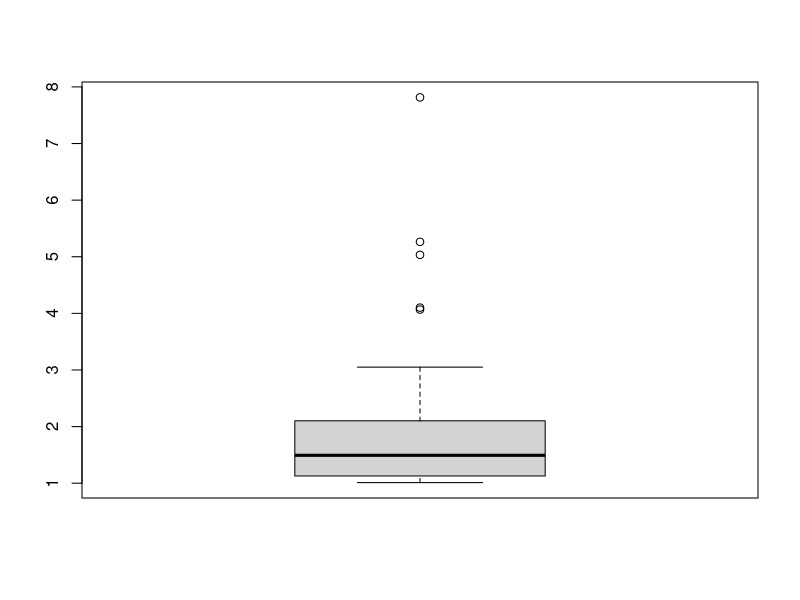
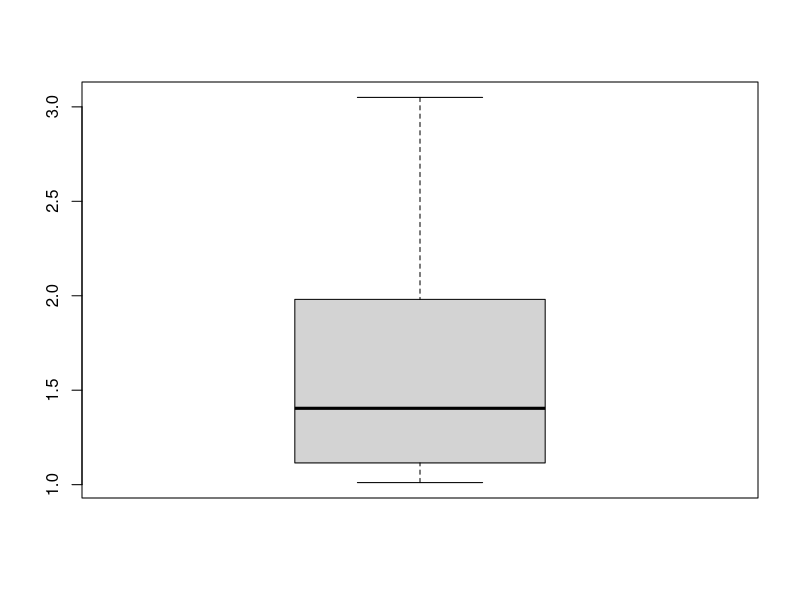

The R script that drew these images, in order: (Note: this script raises an error after producing the figures.)
p = 1/sqrt(1-runif(50))
boxplot(p)
b=quantile(p, 0.75) + 1.5*IQR(p)

q=ifelse(p>b, NA, p)
boxplot(q)
sum(is.na(q))

hist(d[,'LogFrequency'], col=8)
hist(d[,'LogFrequency'], col=8, breaks = 20)

s=subset(d, LogFreq !=0 & SeC == "op")
mean(s[, 2])
